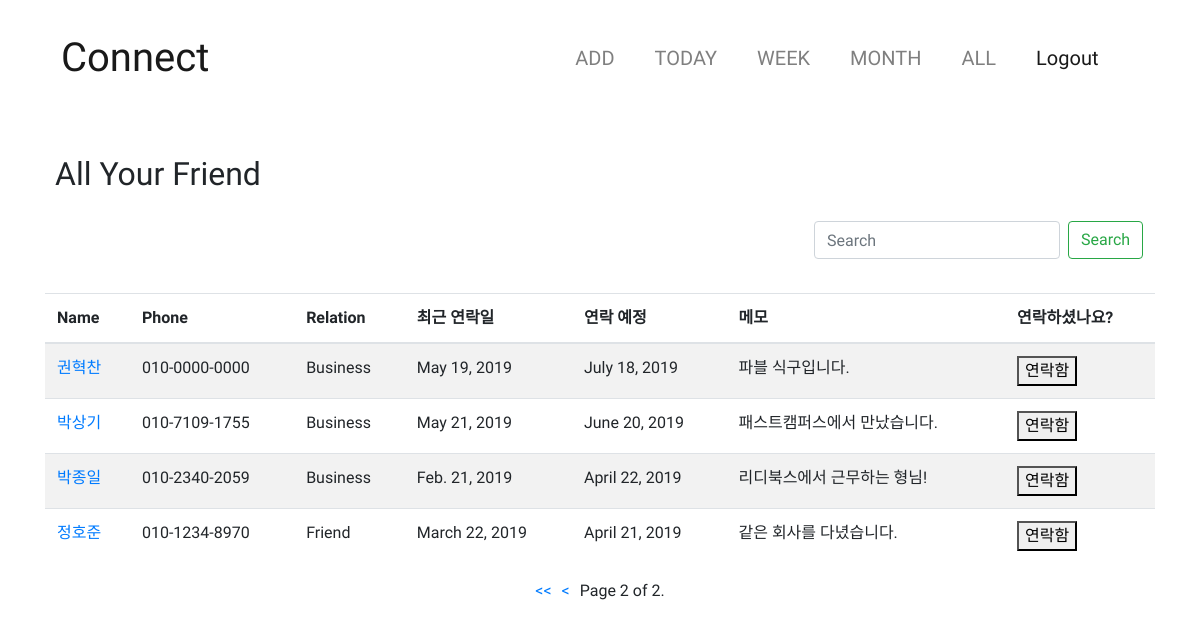
Before: /listall/?page=2 (signed in) with the older database file.
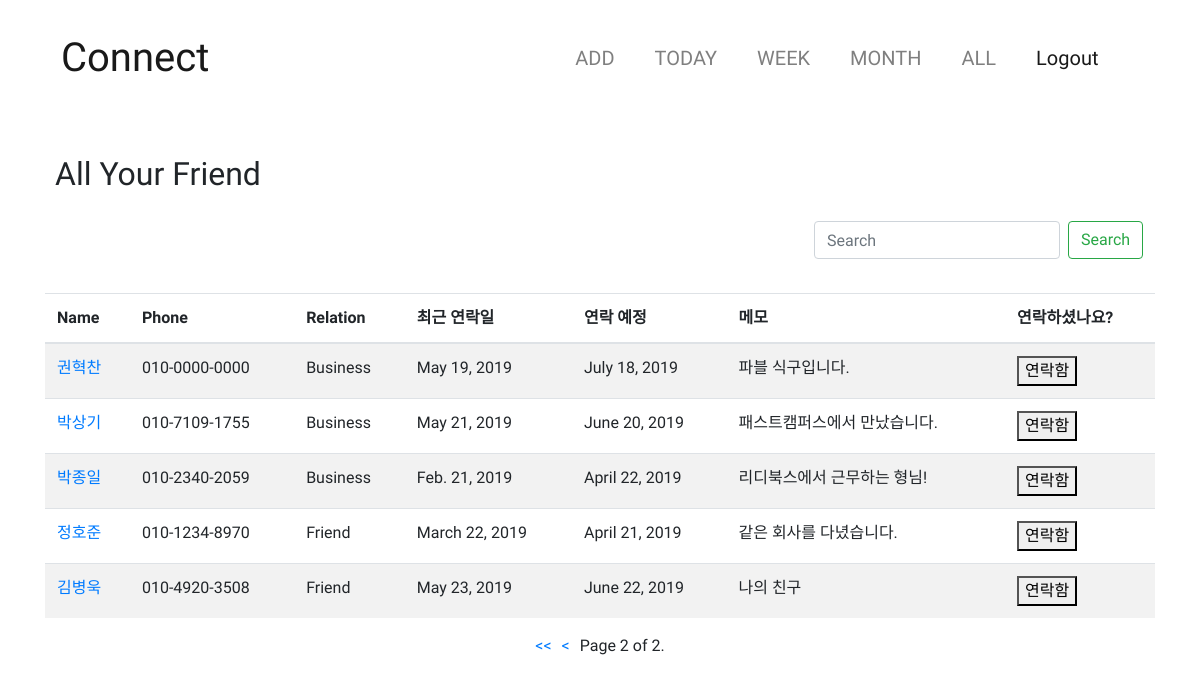
After: the same page with the newer database file.
### friends/models.py (models this page shows, shortened)
class Friends(models.Model):
    friend_name = models.CharField(max_length=50)
    user = models.ForeignKey(User, on_delete=models.CASCADE, related_name='user')
    friend_mobile = models.CharField(max_length=13) #12자리만 받으려면 어떻게 해야하지?
    Agroup = "Agroup"
    Bgroup = "Bgroup"
    Cgroup = "Cgroup"
    Dgroup = "Dgroup"
    GRADE = (
        (Agroup, "A-Group"),
        (Bgroup, "B-Group"),
        (Cgroup, "C-Group"),
        (Dgroup, "D-Group"),
    )
    friend_group = models.CharField(max_length=10, choices=GRADE, default=Bgroup)
    Friend = "Friend"
    Business = "Business"
    Family = "Family"
    Another = "Another"
    RELATIONSHIP = (
        (Friend, "Friend"),
        (Business, "Business"),
        (Family, "Family"),
        (Another, "Another")
    )
    friend_relation = models.CharField(max_length=10, choices=RELATIONSHIP, default=Business)
    latest_connect = models.DateField(default=date.today)
    friend_memo = models.CharField(max_length=500)
    scheduled_connect = models.DateField(blank=True)

### friends/views.py (the view)
# urls.py: path('listall/', friends_listall, name = 'listall'),
def friends_listall(request):
    if not request.user.is_authenticated:
        return render(request, 'friends/friends_listall.html')
    else:
        Friends_list = Friends.objects.filter(user=request.user.id)
        search_key = request.GET.get('search_key', None)
        friend_name_q = Q(friend_name__icontains=search_key)
        friend_mobile_q = Q(friend_mobile__icontains=search_key)
        friend_memo_q = Q(friend_memo__icontains=search_key)
        if search_key:
            Friends_list1 = get_list_or_404(Friends_list, friend_name_q | friend_mobile_q | friend_memo_q)
        else:
            Friends_list1 = get_list_or_404(Friends_list)
        paginator = Paginator(Friends_list1, 10)  # Show 25 contacts per page
        page = request.GET.get('page')
        friends = paginator.get_page(page)
        return render(request, 'friends/friends_listall.html', {'friends': friends})

### friends/templates/friends/friends_listall.html (shortened to what this page needs)
{% extends 'base.html' %}
{% block content %}
   <br>
    <h2><div style="padding: 15px 0px 20px 10px">All Your Friend</div></h2>
    <form action="" method="get" id="search_form" class="form-inline my-2 my-lg-0 float-right">
      <input class="form-control mr-sm-2" type="text" placeholder="Search" name="search_key">
      <button class="btn btn-outline-success my-2 my-sm-0" type="submit">Search</button>&nbsp;&nbsp;&nbsp;
    </form>
    <br>
    <br>
    <br>
    <table class="table table-striped">
        <thead>
        <tr>
            <th scope="col">Name</th>
            <th scope="col">Phone</th>
            <th scope="col">Relation</th>
            <th scope="col">최근 연락일</th>
            <th scope="col">연락 예정</th>
            <th scope="col">메모</th>
            <th scope="col">연락하셨나요?</th>
        </tr>
        </thead>
        <tbody>
        {% for object in friends %}
                <tr>
                    <td><a href="{% url 'friend:detail' object.id%}"> {{ object.friend_name }}</a></td>
                    <td>{{ object.friend_mobile }}</td>
                    <td>{{ object.friend_relation }}</td>
                    <td id="change{{ object.id }}">{{ object.latest_connect }}</td>
                    <td id="scheduled{{ object.id }}">{{ object.scheduled_connect }}</td>
                    <td class="memo">{{ object.friend_memo }}</td>
                    <td>
                        <BUTTON onclick="connect('{{ object.id }}')" >연락함</BUTTON>
                    </td>
                </tr>
        {% endfor %}
        </tbody>
    </table>
<nav aria-label="Page navigation example">
    <ul class="pagination justify-content-center">
        {% if friends.has_previous %}
            <li><a href="?page=1"><<</a></li>
            <li><a href="?page={{ friends.previous_page_number }}"><</a></li>
        {% endif %}
        <span class="current">
            Page {{ friends.number }} of {{ friends.paginator.num_pages }}.
        </span>
    </ul>
</nav>
{% endblock %}

Changed rows visible on the page:
added Friends: friend_name "김병욱", friend_mobile "010-4920-3508", friend_relation "Friend", latest_connect "May 23, 2019", scheduled_connect "June 22, 2019", friend_memo "나의 친구"
